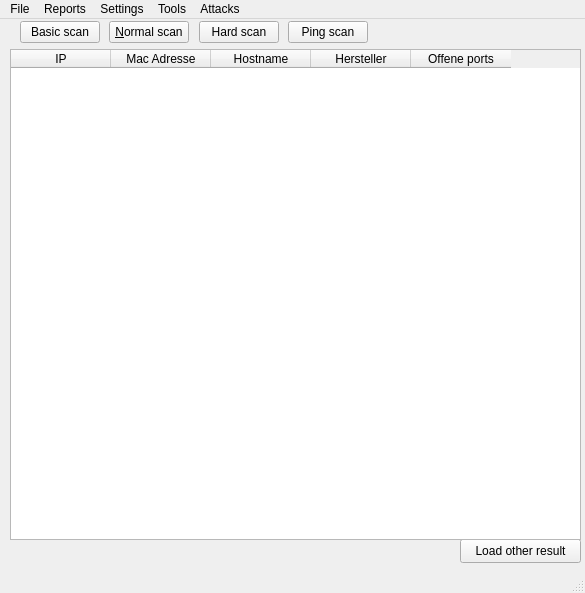
<?xml version="1.0" encoding="UTF-8"?>
<ui version="4.0">
 <class>MainWindow</class>
 <widget class="QMainWindow" name="MainWindow">
  <property name="geometry">
   <rect>
    <x>0</x>
    <y>0</y>
    <width>585</width>
    <height>593</height>
   </rect>
  </property>
  <property name="minimumSize">
   <size>
    <width>1</width>
    <height>0</height>
   </size>
  </property>
  <property name="windowTitle">
   <string>MainWindow</string>
  </property>
  <property name="windowIcon">
   <iconset>
    <normaloff>../lupe-grafik-free-download.jpg</normaloff>../lupe-grafik-free-download.jpg</iconset>
  </property>
  <widget class="QWidget" name="centralwidget">
   <widget class="QPushButton" name="aktualisieren">
    <property name="geometry">
     <rect>
      <x>460</x>
      <y>520</y>
      <width>121</width>
      <height>24</height>
     </rect>
    </property>
    <property name="text">
     <string>Load other result</string>
    </property>
   </widget>
   <widget class="QWidget" name="layoutWidget">
    <property name="geometry">
     <rect>
      <x>20</x>
      <y>0</y>
      <width>348</width>
      <height>26</height>
     </rect>
    </property>
    <layout class="QHBoxLayout" name="horizontalLayout">
     <item>
      <widget class="QPushButton" name="basicScan">
       <property name="text">
        <string>Basic scan</string>
       </property>
      </widget>
     </item>
     <item>
      <spacer name="horizontalSpacer">
       <property name="orientation">
        <enum>Qt::Horizontal</enum>
       </property>
       <property name="sizeHint" stdset="0">
        <size>
         <width>40</width>
         <height>20</height>
        </size>
       </property>
      </spacer>
     </item>
     <item>
      <widget class="QPushButton" name="NormalScan">
       <property name="text">
        <string>&amp;Normal scan</string>
       </property>
      </widget>
     </item>
     <item>
      <spacer name="horizontalSpacer_2">
       <property name="orientation">
        <enum>Qt::Horizontal</enum>
       </property>
       <property name="sizeHint" stdset="0">
        <size>
         <width>40</width>
         <height>20</height>
        </size>
       </property>
      </spacer>
     </item>
     <item>
      <widget class="QPushButton" name="HardScan">
       <property name="text">
        <string>Hard scan</string>
       </property>
      </widget>
     </item>
     <item>
      <spacer name="horizontalSpacer_3">
       <property name="orientation">
        <enum>Qt::Horizontal</enum>
       </property>
       <property name="sizeHint" stdset="0">
        <size>
         <width>40</width>
         <height>20</height>
        </size>
       </property>
      </spacer>
     </item>
     <item>
      <widget class="QPushButton" name="pingScan">
       <property name="text">
        <string>Ping scan</string>
       </property>
      </widget>
     </item>
    </layout>
   </widget>
   <widget class="QTableWidget" name="tabel">
    <property name="geometry">
     <rect>
      <x>10</x>
      <y>30</y>
      <width>571</width>
      <height>491</height>
     </rect>
    </property>
    <property name="cursor" stdset="0">
     <cursorShape>WhatsThisCursor</cursorShape>
    </property>
    <column>
     <property name="text">
      <string>IP</string>
     </property>
    </column>
    <column>
     <property name="text">
      <string>Mac Adresse</string>
     </property>
    </column>
    <column>
     <property name="text">
      <string>Hostname</string>
     </property>
    </column>
    <column>
     <property name="text">
      <string>Hersteller</string>
     </property>
    </column>
    <column>
     <property name="text">
      <string>Offene ports</string>
     </property>
    </column>
   </widget>
  </widget>
  <widget class="QMenuBar" name="menubar">
   <property name="geometry">
    <rect>
     <x>0</x>
     <y>0</y>
     <width>585</width>
     <height>22</height>
    </rect>
   </property>
   <widget class="QMenu" name="menuFile">
    <property name="title">
     <string>File</string>
    </property>
    <widget class="QMenu" name="menu_New_task">
     <property name="title">
      <string>&amp;New task</string>
     </property>
    </widget>
    <addaction name="menu_New_task"/>
    <addaction name="actionNew_network"/>
    <addaction name="separator"/>
    <addaction name="actionOpen_Network"/>
    <addaction name="separator"/>
    <addaction name="actionBeenden"/>
   </widget>
   <widget class="QMenu" name="menuReports">
    <property name="title">
     <string>Reports</string>
    </property>
    <addaction name="actionSave"/>
   </widget>
   <widget class="QMenu" name="menuSettings">
    <property name="title">
     <string>Settings</string>
    </property>
    <addaction name="actionDoc"/>
    <addaction name="separator"/>
    <addaction name="actionUpdate_vendor"/>
    <addaction name="actionEdit_config"/>
    <addaction name="separator"/>
   </widget>
   <widget class="QMenu" name="menutools">
    <property name="title">
     <string>Tools</string>
    </property>
    <addaction name="actionputty"/>
    <addaction name="actionnetwork_speed"/>
   </widget>
   <widget class="QMenu" name="menuAttacks">
    <property name="title">
     <string>Attacks</string>
    </property>
    <addaction name="actionSSh_Brute_Force"/>
    <addaction name="actionMac_Flood"/>
    <addaction name="separator"/>
    <addaction name="actionscan_one_ip_3"/>
   </widget>
   <addaction name="menuFile"/>
   <addaction name="menuReports"/>
   <addaction name="menuSettings"/>
   <addaction name="menutools"/>
   <addaction name="menuAttacks"/>
  </widget>
  <widget class="QStatusBar" name="statusbar"/>
  <action name="actionOpen_config">
   <property name="text">
    <string>Open config</string>
   </property>
   <property name="shortcut">
    <string>Ctrl+O</string>
   </property>
  </action>
  <action name="actionClose">
   <property name="text">
    <string>Close</string>
   </property>
  </action>
  <action name="actionNew_Device">
   <property name="text">
    <string>New Device</string>
   </property>
  </action>
  <action name="actionMobile_Device">
   <property name="text">
    <string>Mobile Device</string>
   </property>
  </action>
  <action name="actionDoc">
   <property name="text">
    <string>&amp;Doc</string>
   </property>
  </action>
  <action name="actionupload_confing">
   <property name="text">
    <string>upload confing</string>
   </property>
   <property name="shortcut">
    <string>Ctrl+Alt+U</string>
   </property>
  </action>
  <action name="actionUpdate_vendor">
   <property name="text">
    <string>Update vendor</string>
   </property>
  </action>
  <action name="actionputty">
   <property name="text">
    <string>putty</string>
   </property>
  </action>
  <action name="actionBeenden">
   <property name="text">
    <string>Beenden</string>
   </property>
   <property name="shortcut">
    <string>Ctrl+B</string>
   </property>
  </action>
  <action name="actionEdit_config">
   <property name="text">
    <string>Edit config</string>
   </property>
  </action>
  <action name="actionSave">
   <property name="text">
    <string>Save</string>
   </property>
  </action>
  <action name="actionSSh_Brute_Force">
   <property name="text">
    <string>SSh Brute Force</string>
   </property>
  </action>
  <action name="actionMac_Flood">
   <property name="text">
    <string>Mac Flood</string>
   </property>
  </action>
  <action name="actionNew_network">
   <property name="text">
    <string>New network</string>
   </property>
  </action>
  <action name="actionOpen_Network">
   <property name="text">
    <string>Open Network</string>
   </property>
  </action>
  <action name="actionnetwork_speed">
   <property name="icon">
    <iconset>
     <selectedon>../icon´s/tacho.png</selectedon>
    </iconset>
   </property>
   <property name="text">
    <string>network speed</string>
   </property>
  </action>
  <action name="actionscan_one_ip">
   <property name="text">
    <string>scan one ip</string>
   </property>
  </action>
  <action name="actionscan_one_ip_2">
   <property name="text">
    <string>scan one ip</string>
   </property>
  </action>
  <action name="actionscan_one_ip_3">
   <property name="text">
    <string>scan one ip</string>
   </property>
  </action>
 </widget>
 <resources/>
 <connections>
  <connection>
   <sender>actionBeenden</sender>
   <signal>triggered()</signal>
   <receiver>MainWindow</receiver>
   <slot>close()</slot>
   <hints>
    <hint type="sourcelabel">
     <x>-1</x>
     <y>-1</y>
    </hint>
    <hint type="destinationlabel">
     <x>399</x>
     <y>299</y>
    </hint>
   </hints>
  </connection>
 </connections>
</ui>
